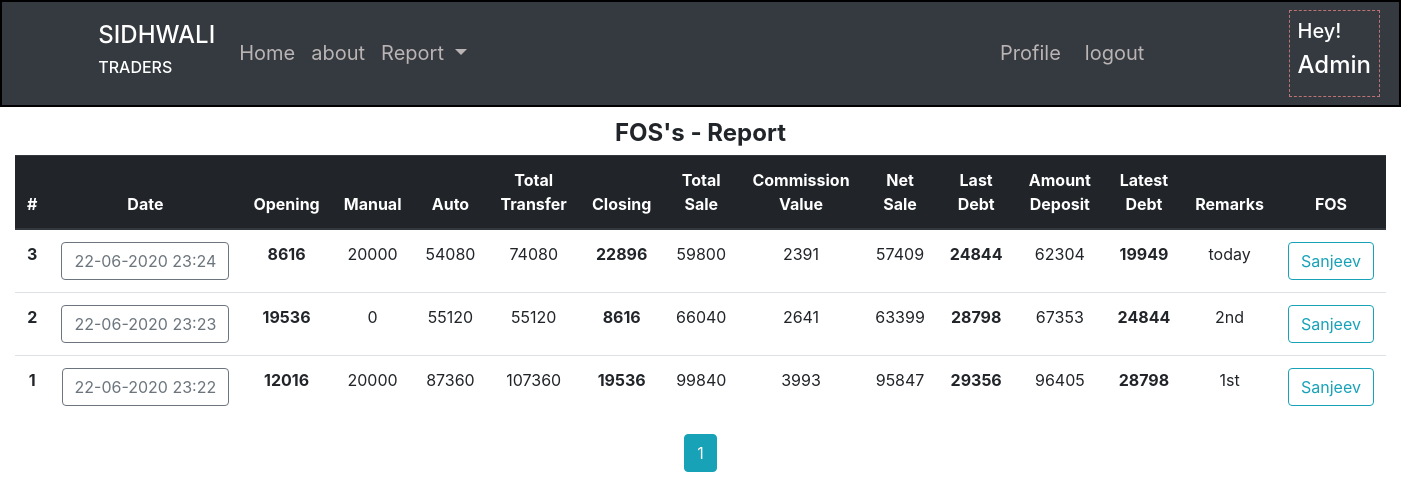
Page /home/hisaab/report (signed in) on the earlier database version.
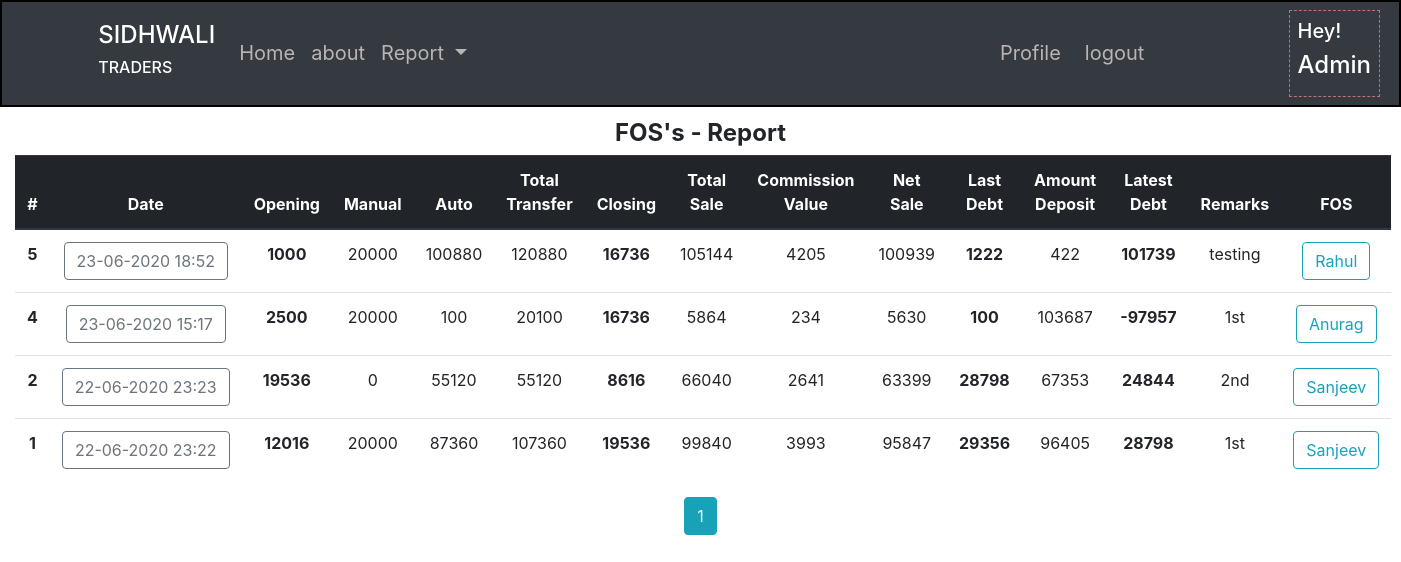
Same page on the later database version.
### crm/models.py (models this page shows, shortened)
class Hisaab(db.Model):
    id = db.Column(db.Integer, primary_key=True)
    date = db.Column(db.DateTime, nullable=False, default=datetime.now)
    open_bal = db.Column(db.Integer, nullable=False, default=0)
    manual_trans = db.Column(db.Integer, nullable=False, default=0)
    auto_trans = db.Column(db.Integer, nullable=False, default=0)
    closing = db.Column(db.Integer, nullable=False, default=0)
    total_trans = db.Column(db.Integer, default=0)
    total_sale = db.Column(db.Integer, default=0)
    commission_value = db.Column(db.Integer, default=0)
    net_sale = db.Column(db.Integer, default=0)
    last_debt = db.Column(db.Integer, nullable=False, default=0)
    amt_received = db.Column(db.Integer, nullable=False, default=0)
    latest_debt = db.Column(db.Integer, default=0)
    remarks = db.Column(db.Text, nullable=False)
    user_id = db.Column(db.Integer, db.ForeignKey("user.id"), nullable=False)

class User(db.Model, UserMixin):
    id = db.Column(db.Integer, primary_key=True)
    username = db.Column(db.String(20), unique=True, nullable=False)
    email = db.Column(db.String(120), unique=True, nullable=False)
    image_file = db.Column(db.String(20), nullable=False, default="default.jpeg")
    password = db.Column(db.String(20), nullable=False)
    pos_id = db.Column(db.Integer, unique=True, nullable=False)
    hisaab = db.relationship("Hisaab", backref="fos", lazy="dynamic")

### crm/routes.py (the view)
@app.route("/home/hisaab/report")
@login_required
def report():
    page = request.args.get("page", 1, type=int)
    hisaab = Hisaab.query.order_by(Hisaab.date.desc()).paginate(page=page, per_page=5)
    return render_template("report.html", title="Report", hisaab=hisaab, admin=admin)

### crm/models.py (called while the page is built)
@login_manager.user_loader
def load_user(user_id):
    return User.query.get(int(user_id))

### crm/templates/report.html
{% extends "index.html" %}
{% block content  %}
<div class="container-fluid text-center mt-2">
   {% if current_user.username == admin %}
   <legend class="font-weight-bold mb-1">FOS's - Report</legend>
   <table class="table">
      <thead class="thead-dark">
         <tr>
            <th scope="col">#</th>
            <th scope="col">Date</th>
            <th scope="col">Opening</th>
            <th scope="col">Manual</th>
            <th scope="col">Auto</th>
            <th scope="col">Total Transfer</th>
            <th scope="col">Closing</th>
            <th scope="col">Total Sale</th>
            <th scope="col">Commission Value</th>
            <th scope="col">Net Sale</th>
            <th scope="col">Last Debt</th>
            <th scope="col">Amount Deposit</th>
            <th scope="col">Latest Debt</th>
            <th scope="col">Remarks</th>
            <th scope="col">FOS</th>
         </tr>
      </thead>
      <tbody>
         {% for hisaab in hisaab.items %}
         <tr>
            <th scope="row">{{ hisaab.id }}</th>
            <td><a class="btn btn-outline-secondary"
                  href="{{ url_for('single_hisaab', hisaab_id=hisaab.id) }}">{{ hisaab.date.strftime("%d-%m-%Y %H:%M") }}</a>
            </td>
            <td><strong>{{ hisaab.open_bal }}</strong></td>
            <td>{{ hisaab.manual_trans }}</td>
            <td>{{ hisaab.auto_trans }}</td>
            <td>{{ hisaab.total_trans }}</td>
            <td><strong>{{ hisaab.closing }}</strong></td>
            <td>{{ hisaab.total_sale }}</td>
            <td>{{ hisaab.commission_value }}</td>
            <td>{{ hisaab.net_sale }}</td>
            <td><strong>{{ hisaab.last_debt }}</strong></td>
            <td>{{ hisaab.amt_received }}</td>
            <td><strong>{{ hisaab.latest_debt }}</strong></td>
            <td>{{ hisaab.remarks }}</td>
            <td><a class="btn btn-outline-info"
                  href="{{ url_for('user_hisaab', username=hisaab.fos.username) }}">{{ hisaab.fos.username }}</a></td>
         </tr>
         {% endfor %}
      </tbody>
   </table>
   {% for page_num in hisaab.iter_pages(left_edge=1, right_edge=1, left_current=1, right_current=3) %}
   {% if page_num %}
   {% if hisaab.page == page_num %}
   <a class="btn btn-info mb-4" href="{{ url_for('report', page=page_num) }}">{{ page_num }}</a>
   {% else %}
   <a class="btn btn-outline-info mb-4" href="{{ url_for('report', page=page_num) }}">{{ page_num }}</a>
   {% endif %}
   {% else %}
   ...
   {% endif %}
   {% endfor %}
   {% endif %}
</div>
{% endblock content %}

Differences in the rows shown:
removed Hisaab: id "3", date "22-06-2020 23:24", open_bal "8616", manual_trans "20000", auto_trans "54080", total_trans "74080", closing "22896", total_sale "59800", commission_value "2391", net_sale "57409", last_debt "24844", amt_received "62304", latest_debt "19949", remarks "today", fos.username "Sanjeev"
added Hisaab: id "5", date "23-06-2020 18:52", open_bal "1000", manual_trans "20000", auto_trans "100880", total_trans "120880", closing "16736", total_sale "105144", commission_value "4205", net_sale "100939", last_debt "1222", amt_received "422", latest_debt "101739", remarks "testing", fos.username "Rahul"
added Hisaab: id "4", date "23-06-2020 15:17", open_bal "2500", manual_trans "20000", auto_trans "100", total_trans "20100", closing "16736", total_sale "5864", commission_value "234", net_sale "5630", last_debt "100", amt_received "103687", latest_debt "-97957", remarks "1st", fos.username "Anurag"
